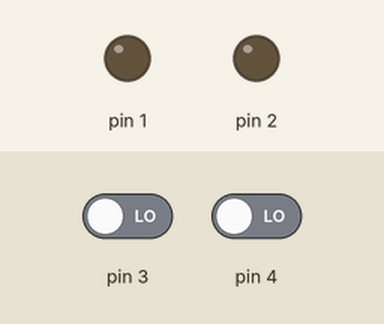
This sketch was run on a simulated Arduino Uno, built with avr-gcc and run on an emulated ATmega328P. Shown: output pins drawn as LEDs (lit = HIGH). Inputs (shaded band) come from the test bench; at power-on: pin 3 LOW, pin 4 LOW.

Above: at 1.2 s.
1.3 s: pin 3 driven HIGH
At 2.5 s:
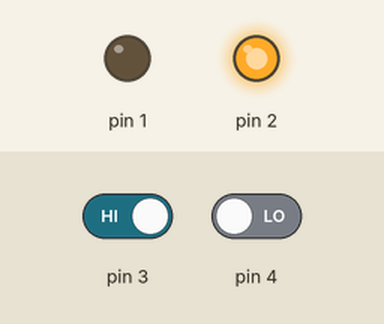
2.8 s: pin 4 driven HIGH
At 3.7 s:
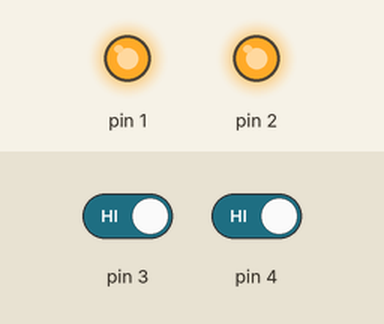
4.3 s: pin 3 driven LOW
At 4.8 s:
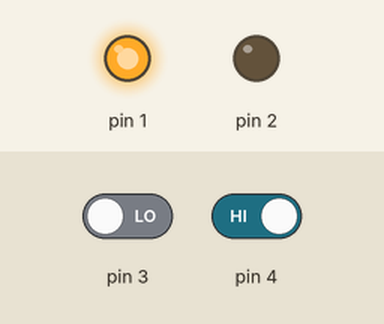
5.8 s: pin 4 driven LOW
At 7.2 s:
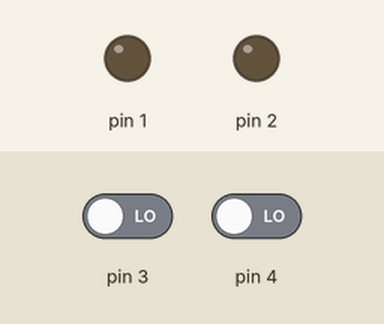
Timing chart, 0 to 8.3 s (numbered marks = the images above; inputs shaded):
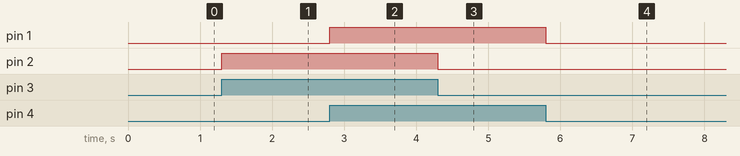

Measured:
- after the input at 1.3 s, pin 2: LOW → HIGH at once
- after the input at 2.8 s, pin 1: LOW → HIGH at once
- after the input at 4.3 s, pin 2: HIGH → LOW at once
- after the input at 5.8 s, pin 1: HIGH → LOW at once

The sketch:

code.ino
```cpp
/*
Main idea is to use ATtiny13 as port-proxy

Problem:
  ESP01S need HIGH on GPIO0 and GPIO2 to start normal booting. But when pins are connected to
  transistors here is LOW signal on these pins. I've tried to solve problem with capacitors,
  but this gave me wrong-on during work load.

Solution:
  Bad: use ATtiny13 at startup procedure to generate HIGH on GPIO0 and GPIO2 (doesn't help)

  Good: use ATtiny13 as port-proxy. This solve the problem.

*/

void setup() {
  pinMode(PB1, OUTPUT);
  pinMode(PB2, OUTPUT);
  pinMode(PB3, INPUT);
  pinMode(PB4, INPUT);
}

void loop() {
  digitalWrite(PB1, digitalRead(PB4));
  digitalWrite(PB2, digitalRead(PB3));
  delay(100);
}

/*
WHAT by Paul A Katurov <katurov@gmail.com>
*/
```
